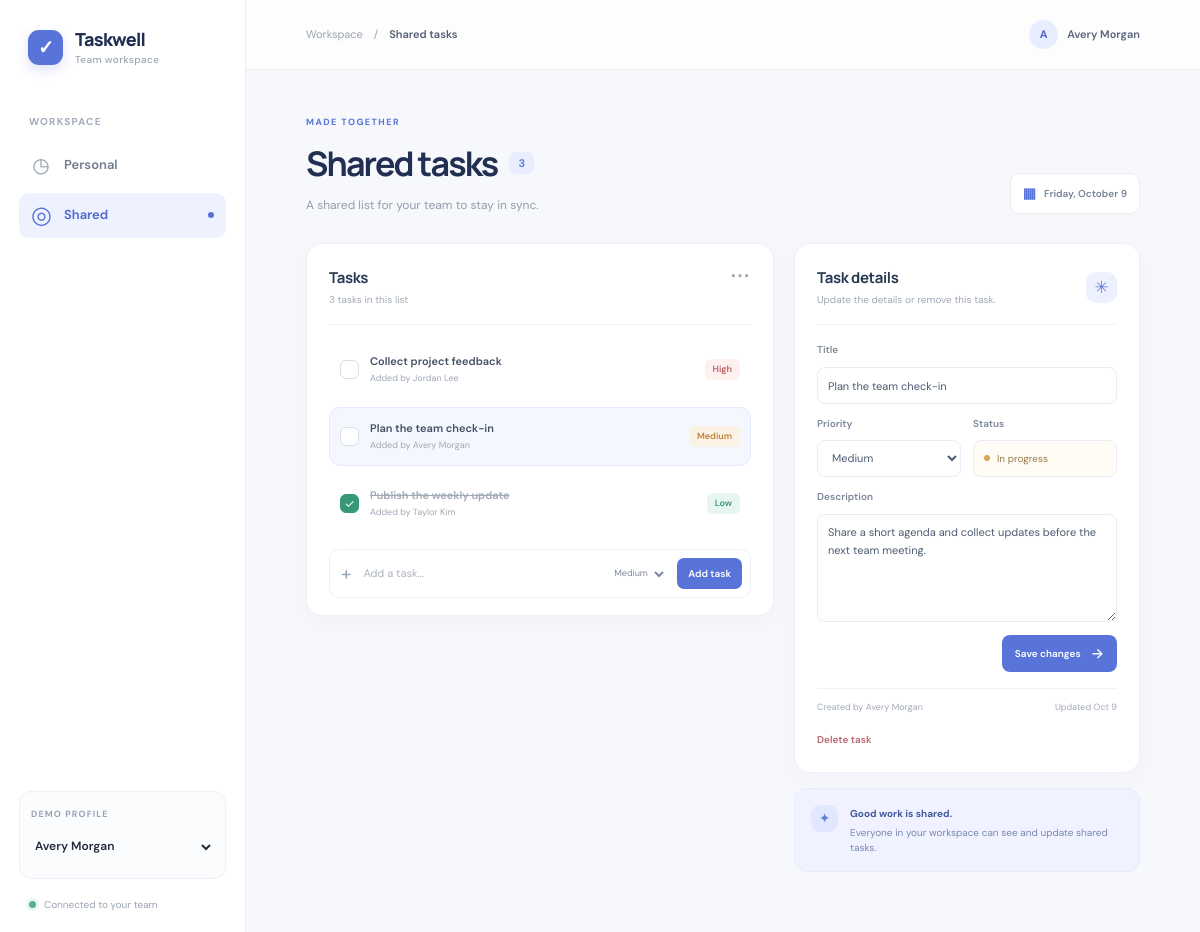
Page /index.php?view=shared&user_id=1&id=4 on the committed database.
### tables this page shows
CREATE TABLE IF NOT EXISTS users (
  id INT UNSIGNED NOT NULL AUTO_INCREMENT,
  name VARCHAR(100) NOT NULL,
  email VARCHAR(190) NOT NULL,
  created_at TIMESTAMP NOT NULL DEFAULT CURRENT_TIMESTAMP,
  PRIMARY KEY (id),
  UNIQUE KEY users_email_unique (email)
);

CREATE TABLE IF NOT EXISTS todos (
  id INT UNSIGNED NOT NULL AUTO_INCREMENT,
  title VARCHAR(180) NOT NULL,
  description TEXT NOT NULL,
  priority ENUM('low', 'medium', 'high') NOT NULL DEFAULT 'medium',
  scope ENUM('personal', 'shared') NOT NULL DEFAULT 'personal',
  is_completed TINYINT(1) NOT NULL DEFAULT 0,
  owner_id INT UNSIGNED NOT NULL,
  created_at TIMESTAMP NOT NULL DEFAULT CURRENT_TIMESTAMP,
  updated_at TIMESTAMP NOT NULL DEFAULT CURRENT_TIMESTAMP ON UPDATE CURRENT_TIMESTAMP,
  PRIMARY KEY (id),
  KEY todos_scope_owner_updated (scope, owner_id, updated_at),
  CONSTRAINT todos_owner_fk FOREIGN KEY (owner_id) REFERENCES users (id)
    ON UPDATE CASCADE ON DELETE CASCADE
);

### config.php (called while the page is built, shortened)
<?php
$dbHost = getenv('TODO_DB_HOST') ?: '127.0.0.1';
$dbName = getenv('TODO_DB_NAME') ?: 'todo_app';
$dbUser = getenv('TODO_DB_USER') ?: 'root';
$dbPassword = getenv('TODO_DB_PASSWORD') ?: '';
try {
    $pdo = new PDO(
        "mysql:host={$dbHost};dbname={$dbName};charset=utf8mb4",
        $dbUser,
        $dbPassword,
        [
            PDO::ATTR_ERRMODE => PDO::ERRMODE_EXCEPTION,
            PDO::ATTR_DEFAULT_FETCH_MODE => PDO::FETCH_ASSOC,
            PDO::ATTR_EMULATE_PREPARES => false,
        ]
    );
} catch (PDOException $exception) {
    http_response_code(500);
    exit('Could not connect to the todo database. Check config.php settings and import data.sql.');
}
function h($value): string
{
    return htmlspecialchars((string) $value, ENT_QUOTES | ENT_SUBSTITUTE, 'UTF-8');
}
$users = $pdo->query('SELECT id, name, email FROM users ORDER BY name')->fetchAll();
$currentUserId = (int) ($_SESSION['todo_user_id'] ?? $users[0]['id']);
foreach ($users as $user) {
    if ((int) $user['id'] === $currentUserId) {
        $currentUser = $user;
        break;
    }
}

### content.php (the view, shortened to what this page needs)
<header class="topbar">
  <div class="breadcrumb"><span>Workspace</span><span aria-hidden="true">/</span><strong><?= h($pageTitle) ?></strong></div>
  <div class="topbar-user"><span class="avatar"><?= h(strtoupper(substr($currentUser['name'], 0, 1))) ?></span><span><?= h($currentUser['name']) ?></span></div>
</header>
<section class="page-content" aria-labelledby="page-title">
  <div class="page-heading">
    <div>
      <p class="eyebrow"><?= $view === 'shared' ? 'MADE TOGETHER' : 'YOUR SPACE' ?></p>
      <h1 id="page-title"><?= h($pageTitle) ?><span class="heading-count"><?= count($todos) ?></span></h1>
      <p class="page-subtitle"><?= $view === 'shared' ? 'A shared list for your team to stay in sync.' : 'Keep your next steps clear and moving.' ?></p>
    </div>
    <div class="date-chip"><span class="date-icon" aria-hidden="true">▦</span><?= h(date('l, F j')) ?></div>
  </div>
  <div class="content-grid">
    <section class="panel task-panel" aria-labelledby="tasks-heading">
      <div class="panel-heading">
        <div><h2 id="tasks-heading">Tasks</h2><p><?= count($todos) ?> <?= count($todos) === 1 ? 'task' : 'tasks' ?> in this list</p></div>
        <span class="panel-menu" aria-hidden="true">•••</span>
      </div>
      <ul class="todo-list">
        <?php foreach ($todos as $todo): ?>
          <?php $isSelected = $selectedTodo && (int) $selectedTodo['id'] === (int) $todo['id']; ?>
          <li class="todo-item <?= $isSelected ? 'selected' : '' ?> <?= (int) $todo['is_completed'] === 1 ? 'is-complete' : '' ?>">
            <form method="post" action="index.php" class="toggle-form">
              <button class="check-button <?= (int) $todo['is_completed'] === 1 ? 'checked' : '' ?>" type="submit" aria-label="<?= (int) $todo['is_completed'] === 1 ? 'Mark ' . h($todo['title']) . ' as pending' : 'Mark ' . h($todo['title']) . ' as complete' ?>">
                <?php if ((int) $todo['is_completed'] === 1): ?><span aria-hidden="true">✓</span><?php endif; ?>
              </button>
            </form>
            <a class="todo-link" href="index.php?view=<?= h($view) ?>&amp;user_id=<?= h($currentUserId) ?>&amp;id=<?= h($todo['id']) ?>">
              <span class="todo-title"><?= h($todo['title']) ?></span>
              <?php if ($view === 'shared'): ?><span class="todo-owner">Added by <?= h($todo['owner_name']) ?></span><?php endif; ?>
            </a>
            <span class="priority priority-<?= h($todo['priority']) ?>"><?= h(ucfirst($todo['priority'])) ?></span>
          </li>
        <?php endforeach; ?>
      </ul>
      <form class="new-task-form" method="post" action="index.php">
        <span class="add-mark" aria-hidden="true">+</span>
        <input id="new-title" name="title" type="text" maxlength="180" placeholder="Add a task..." required />
        <select id="new-priority" class="new-priority-select" name="priority" aria-label="Task priority">
          <option value="medium" selected>Medium</option>
        </select>
        <button class="add-button" type="submit">Add task</button>
      </form>
    </section>
    <div class="detail-column">
      <?php if ($selectedTodo): ?>
        <section class="panel detail-panel" aria-labelledby="detail-heading">
          <div class="panel-heading detail-heading">
            <div><h2 id="detail-heading">Task details</h2><p>Update the details or remove this task.</p></div>
            <span class="detail-spark" aria-hidden="true">✳</span>
          </div>
          <form class="detail-form" method="post" action="index.php">
            <label for="edit-title">Title</label>
            <input id="edit-title" name="title" type="text" maxlength="180" value="<?= h($selectedTodo['title']) ?>" required />
            <div class="detail-meta">
              <div><label for="edit-priority">Priority</label>
                <select id="edit-priority" name="priority">
                  <?php foreach (['low' => 'Low', 'medium' => 'Medium', 'high' => 'High'] as $value => $label): ?>
                    <option value="<?= h($value) ?>" <?= $selectedTodo['priority'] === $value ? 'selected' : '' ?>><?= h($label) ?></option>
                  <?php endforeach; ?>
                </select>
              </div>
              <div><span class="field-label">Status</span>
                <span class="status-pill <?= (int) $selectedTodo['is_completed'] === 1 ? 'complete' : '' ?>"><span></span><?= (int) $selectedTodo['is_completed'] === 1 ? 'Completed' : 'In progress' ?></span>
              </div>
            </div>
            <label for="edit-description">Description</label>
            <textarea id="edit-description" name="description" rows="5" maxlength="5000" placeholder="Add a few details about this task..."><?= h($selectedTodo['description']) ?></textarea>
            <div class="detail-actions">
              <button class="primary-button" type="submit">Save changes <span aria-hidden="true">→</span></button>
            </div>
          </form>
          <div class="task-record"><span>Created by <?= h($selectedTodo['owner_name']) ?></span><span>Updated <?= h(date('M j', strtotime($selectedTodo['updated_at']))) ?></span></div>
          <form class="delete-form" method="post" action="index.php">
            <button type="submit">Delete task</button>
          </form>
        </section>
      <?php else: ?>
        <section class="panel blank-detail"><span class="empty-icon" aria-hidden="true">✳</span><h2>Your task details</h2><p>Select a task from the list to view and edit it.</p></section>
      <?php endif; ?>
      <section class="tip-card">
        <span class="tip-icon" aria-hidden="true">✦</span>
        <div><strong><?= $view === 'shared' ? 'Good work is shared.' : 'Small steps add up.' ?></strong><p><?= $view === 'shared' ? 'Everyone in your workspace can see and update shared tasks.' : 'Pick one task and give it your focus today.' ?></p></div>
      </section>
    </div>
  </div>
</section>

### rows in the picture
users: name "A", name "Avery Morgan"
todos: is_completed 0 (drawn), title "Collect project feedback", owner.name "Jordan Lee", priority "High"
todos: is_completed 0 (drawn), title "Plan the team check-in", owner.name "Avery Morgan", priority "Medium", description "Share a short agenda and collect updates before the next team meeting.", updated_at "Oct 9"
todos: title "Publish the weekly update", owner.name "Taylor Kim", priority "Low"

### other values in the picture
$pageTitle "Shared tasks"
count($todos) "3"
form field user_id "Avery Morgan"
